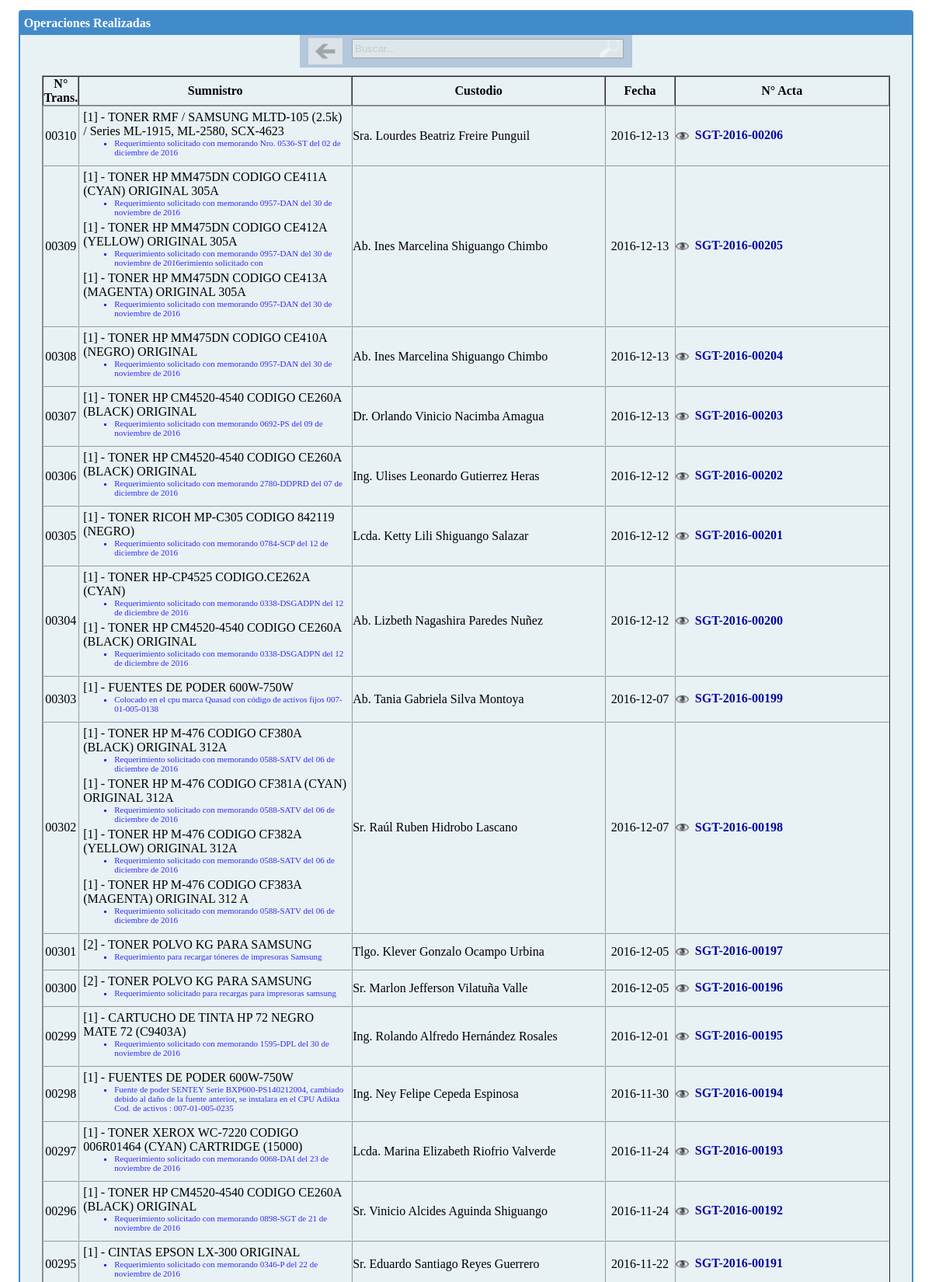
/pag_suministros_resumen.php (upper part), run on the app's committed database.
### tables this page shows
CREATE TABLE IF NOT EXISTS `inv_sum_entregados` (
  `id_sum_entregados` int(11) NOT NULL,
  `id_suministro` int(11) NOT NULL,
  `id_dependencia` int(11) NOT NULL,
  `id_personal` int(11) NOT NULL,
  `cantidad` int(11) NOT NULL,
  `fecha` date NOT NULL,
  `observaciones` text NOT NULL,
  `n_transaccion` text NOT NULL,
  `estado` text NOT NULL,
  `id_usua_entrega` int(11) NOT NULL,
  `id_area_usua_entrega` int(11) NOT NULL
);

CREATE TABLE IF NOT EXISTS `inv_suministros` (
  `id_invsuministros` int(11) NOT NULL,
  `suministro` text NOT NULL,
  `cod_bodega` text NOT NULL,
  `cantidad` text NOT NULL,
  `stock` int(11) NOT NULL,
  `val_uni` text NOT NULL,
  `val_total` text NOT NULL,
  `marca` text NOT NULL,
  `presentacion` text NOT NULL,
  `fecharegistro` date NOT NULL,
  `fechaadquisicion` date NOT NULL,
  `otros` text NOT NULL,
  `categoria_suministr` text NOT NULL
);

CREATE TABLE IF NOT EXISTS `inv_sum_actas` (
  `id_sum_acta` int(11) NOT NULL,
  `nacta` text NOT NULL,
  `n_transaccion` varchar(100) NOT NULL,
  `texto_acta` text NOT NULL,
  `observaciones` text NOT NULL,
  `id_usua_entrega` int(11) NOT NULL,
  `id_area_usua_entrega` int(11) NOT NULL,
  `estado` varchar(20) NOT NULL,
  `observaciones_estado` text NOT NULL
);

### pag_suministros_resumen.php (the view, shortened to what this page needs)
<link href="estilos/css.css" rel="stylesheet" type="text/css">
<table width="100%" border="0" cellspacing="0" cellpadding="0" style="height:100%">
  <tr>
    <td align="center" valign="top" id="tablaalto">
<div class="ventanas" id="contenedor"  >
<h3 id="<?php echo $colorfondo?>" align="center"> Operaciones Realizadas</h3>
<div align="left" class="menu_exploracion"><a href="inicio.php" onClick="javascript:js_general('pag_suministros','');"><img class="menu_exploracion_atras" style="vertical-align:middle" src="imag/atras.png" onClick="javascript:obtenertamanio();"></a>
<input id="buscador" placeholder="Buscar..." class="cajas_texto_buscar" style="width:350px; height:25px; float:right; vertical-align:middle; margin-top:1px; " type="text" name="buscar">&nbsp;&nbsp;
</div>
    <div class="datagrid" style="margin:10px; font-size:10px; width:95%">
<table border="1" cellpadding="0" cellspacing="0" id="tabla_ver_transaccion" width="100%" >
<thead><tr>
  <th width="" style="width:20px" align="center">N° Trans. </th>
  <th width="" style="width:350px" align="center">Sumnistro</th>
  <th width="" align="center">Custodio</th>
  <th width="" align="center">Fecha</th>
  <th width="" align="center">N° Acta</th>
  </tr>
  </thead>
<tbody>
<?php
$sql_trans=mysql_query("select * from inv_sum_entregados group by n_transaccion order by id_sum_entregados desc",$conectar)or die("Error");
while($reg_trans=mysql_fetch_array($sql_trans))
{
	$id_trans=$reg_trans["n_transaccion"];
	$sql_trans_ver=mysql_query("select inv_sum_entregados.*,  concat_ws(' ',gad_personal.nombres,gad_personal.apellidos) as personal,gad_personal.id_personal, gad_personal.tratamiento, gad_personal.puesto, inv_suministros.suministro,gad_dependencia.nombre
from inv_sum_entregados
inner join gad_personal on inv_sum_entregados.id_personal=gad_personal.id_personal
inner join inv_suministros on inv_sum_entregados.id_suministro=inv_suministros.id_invsuministros
inner join gad_dependencia on inv_sum_entregados.id_dependencia=gad_dependencia.id_dependencia
where n_transaccion='$id_trans'",$conectar)or die("Error___");
$n_transaccion=$reg_trans["n_transaccion"];
?>
	<tr style="border:1px solid #E1EEF4; ">
    <td width="20" align="center" style="width:20px"><?php echo $reg_trans["n_transaccion"]?></td>
    <td style="padding:5px">
    <?php
	while($reg_sum_ver=mysql_fetch_array($sql_trans_ver))
	{
		$usuario= $reg_sum_ver["tratamiento"]." ".$reg_sum_ver["personal"];
		$fecha=$reg_sum_ver["fecha"];
	echo "[".$reg_sum_ver["cantidad"]."] - ".$reg_sum_ver["suministro"]."<br>";
	echo '<ul class="observaciones"  >
	<li >'.$reg_sum_ver["observaciones"].'</li></ul>';
	}
	?>
    </td>
    <td width="" align="left">
	<?php
	echo $usuario;
	?>
    </td>
    <td width="" align="center">
	<?php
	echo $fecha;
	?>
    </td>
    <td width="" align="left">
    <?php
	$sql_g_acta=mysql_query("select * from inv_sum_actas where n_transaccion='$n_transaccion'",$conectar)or die("ERROR_");
	$num_acta=mysql_fetch_array($sql_g_acta);
	?>
    <a  title="<?php echo $num_acta["observaciones_estado"];?>"  href="reportes/ver_actas.php?valid=false&acta=<?php echo $num_acta["nacta"];?>" target="preview" onClick="javascript: Ver_Acta();actaulizar_link('<?php echo $num_acta["nacta"];?>');ajustar_a_tamanio('tablaalto','preview')" class="link_simple"><img src="imag/ver.png" width="17" style="vertical-align:middle">&nbsp;&nbsp;<?php
	$estadotras="";
	if($num_acta["estado"]<>""){$estadotras=' [<span style="color:red">'.$num_acta["estado"]."</span>]";}
	echo $num_acta["nacta"].$estadotras;
	?></a>
	</td>
    </tr>
<?php
}
?>
</tbody>
</table>
</div>
</div>
</td>
  </tr>
</table>

### estilos/css.css (style rules this page uses)
img { vertical-align:middle; }
.ventanas { width:97%; background:#E8F1F4; padding-bottom:0px; border:2px solid #428BCA; margin-top:5px; border-radius:4px; }
.ventanas h3 { color:#FFFFFF; margin:0px; margin-top:0px; text-align:left !important; background:#428BCA !important; padding:6px; padding-left:5px; font-size:16px; }
.ventanas div { text-align:justify; }
.cajas_texto_buscar { padding:3px; border:1px solid #000000; background:#C5D3D8; background-image: url(../imag/buscar1.png); background-position:right; background-repeat:no-repeat; transition: background 0.2s linear !important; }
.link_simple { text-decoration:none; color:#05089E; cursor:pointer; font-weight:bold; }
.menu_exploracion { opacity:0.3; background:#3B68AB; border:1px solid #726D6D; border-color: transparent; padding:3px 10px 3px 10px; display:inline-block; }
.menu_exploracion a { border:1px solid #8B8B8B; border-color: transparent; display:inline-block; background:#C0C3CF; text-decoration:none; color:#000000; padding-left:5px; padding-right:5px; }

### pag_suministros_resumen.php (style rules this page uses)
.observaciones { font-size:11px; color:#2F2DF4; margin:0px; list-style:square; margin-bottom:5px; }

### data on the page
inv_sum_entregados: n_transaccion "00310", cantidad "1", inv_suministros.suministro "TONER RMF / SAMSUNG MLTD-105 (2.5k) / Series ML-1915, ML-2580, SCX-4623", observaciones "Requerimiento solicitado con memorando Nro. 0536-ST del 02 de diciembre de 2016", usuario "Sra. Lourdes Beatriz Freire Punguil", fecha "2016-12-13", inv_sum_actas.nacta "SGT-2016-00206"
inv_sum_entregados: n_transaccion "00309", cantidad "1", inv_suministros.suministro "TONER HP MM475DN CODIGO CE411A (CYAN) ORIGINAL 305A", observaciones "Requerimiento solicitado con memorando 0957-DAN del 30 de noviembre de 2016", usuario "Ab. Ines Marcelina Shiguango Chimbo", inv_sum_entregados.fecha "2016-12-13", inv_sum_actas.nacta "SGT-2016-00205"
inv_sum_entregados: cantidad "1", inv_suministros.suministro "TONER HP MM475DN CODIGO CE412A (YELLOW) ORIGINAL 305A", observaciones "Requerimiento solicitado con memorando 0957-DAN del 30 de noviembre de 2016erimiento solicitado con"
inv_sum_entregados: cantidad "1", inv_suministros.suministro "TONER HP MM475DN CODIGO CE413A (MAGENTA) ORIGINAL 305A", observaciones "Requerimiento solicitado con memorando 0957-DAN del 30 de noviembre de 2016"
inv_sum_entregados: n_transaccion "00308", cantidad "1", inv_suministros.suministro "TONER HP MM475DN CODIGO CE410A (NEGRO) ORIGINAL", observaciones "Requerimiento solicitado con memorando 0957-DAN del 30 de noviembre de 2016", usuario "Ab. Ines Marcelina Shiguango Chimbo", fecha "2016-12-13", inv_sum_actas.nacta "SGT-2016-00204"
inv_sum_entregados: n_transaccion "00307", cantidad "1", inv_suministros.suministro "TONER HP CM4520-4540 CODIGO CE260A (BLACK) ORIGINAL", observaciones "Requerimiento solicitado con memorando 0692-PS del 09 de noviembre de 2016", usuario "Dr. Orlando Vinicio Nacimba Amagua", fecha "2016-12-13", inv_sum_actas.nacta "SGT-2016-00203"
inv_sum_entregados: n_transaccion "00306", cantidad "1", inv_suministros.suministro "TONER HP CM4520-4540 CODIGO CE260A (BLACK) ORIGINAL", observaciones "Requerimiento solicitado con memorando 2780-DDPRD del 07 de diciembre de 2016", usuario "Ing. Ulises Leonardo Gutierrez Heras", fecha "2016-12-12", inv_sum_actas.nacta "SGT-2016-00202"
inv_sum_entregados: n_transaccion "00305", cantidad "1", inv_suministros.suministro "TONER RICOH MP-C305 CODIGO 842119 (NEGRO)", observaciones "Requerimiento solicitado con memorando 0784-SCP del 12 de diciembre de 2016", usuario "Lcda. Ketty Lili Shiguango Salazar", fecha "2016-12-12", inv_sum_actas.nacta "SGT-2016-00201"
inv_sum_entregados: n_transaccion "00304", cantidad "1", inv_suministros.suministro "TONER HP-CP4525 CODIGO.CE262A (CYAN)", observaciones "Requerimiento solicitado con memorando 0338-DSGADPN del 12 de diciembre de 2016", usuario "Ab. Lizbeth Nagashira Paredes Nuñez", inv_sum_entregados.fecha "2016-12-12", inv_sum_actas.nacta "SGT-2016-00200"
inv_sum_entregados: cantidad "1", inv_suministros.suministro "TONER HP CM4520-4540 CODIGO CE260A (BLACK) ORIGINAL", observaciones "Requerimiento solicitado con memorando 0338-DSGADPN del 12 de diciembre de 2016"
inv_sum_entregados: n_transaccion "00303", cantidad "1", inv_suministros.suministro "FUENTES DE PODER 600W-750W", observaciones "Colocado en el cpu marca Quasad con código de activos fijos 007-01-005-0138", usuario "Ab. Tania Gabriela Silva Montoya", fecha "2016-12-07", inv_sum_actas.nacta "SGT-2016-00199"
inv_sum_entregados: n_transaccion "00302", cantidad "1", inv_suministros.suministro "TONER HP M-476 CODIGO CF380A (BLACK) ORIGINAL 312A", observaciones "Requerimiento solicitado con memorando 0588-SATV del 06 de diciembre de 2016", usuario "Sr. Raúl Ruben Hidrobo Lascano", inv_sum_entregados.fecha "2016-12-07", inv_sum_actas.nacta "SGT-2016-00198"
inv_sum_entregados: cantidad "1", inv_suministros.suministro "TONER HP M-476 CODIGO CF381A (CYAN) ORIGINAL 312A", observaciones "Requerimiento solicitado con memorando 0588-SATV del 06 de diciembre de 2016"
inv_sum_entregados: cantidad "1", inv_suministros.suministro "TONER HP M-476 CODIGO CF382A (YELLOW) ORIGINAL 312A", observaciones "Requerimiento solicitado con memorando 0588-SATV del 06 de diciembre de 2016"
inv_sum_entregados: cantidad "1", inv_suministros.suministro "TONER HP M-476 CODIGO CF383A (MAGENTA) ORIGINAL 312 A", observaciones "Requerimiento solicitado con memorando 0588-SATV del 06 de diciembre de 2016"
inv_sum_entregados: n_transaccion "00301", cantidad "2", inv_suministros.suministro "TONER POLVO KG PARA SAMSUNG", observaciones "Requerimiento para recargar tóneres de impresoras Samsung", usuario "Tlgo. Klever Gonzalo Ocampo Urbina", fecha "2016-12-05", inv_sum_actas.nacta "SGT-2016-00197"
inv_sum_entregados: n_transaccion "00300", cantidad "2", inv_suministros.suministro "TONER POLVO KG PARA SAMSUNG", observaciones "Requerimiento solicitado para recargas para impresoras samsung", usuario "Sr. Marlon Jefferson Vilatuña Valle", fecha "2016-12-05", inv_sum_actas.nacta "SGT-2016-00196"
inv_sum_entregados: n_transaccion "00299", cantidad "1", inv_suministros.suministro "CARTUCHO DE TINTA HP 72 NEGRO MATE 72 (C9403A)", observaciones "Requerimiento solicitado con memorando 1595-DPL del 30 de noviembre de 2016", usuario "Ing. Rolando Alfredo Hernández Rosales", fecha "2016-12-01", inv_sum_actas.nacta "SGT-2016-00195"
inv_sum_entregados: n_transaccion "00298", cantidad "1", inv_suministros.suministro "FUENTES DE PODER 600W-750W", observaciones "Fuente de poder SENTEY Serie BXP600-PS140212004, cambiado debido al daño de la fuente anterior, se instalara en el CPU Adikta Cod. de activos : 007-01-005-0235", usuario "Ing. Ney Felipe Cepeda Espinosa", fecha "2016-11-30", inv_sum_actas.nacta "SGT-2016-00194"
inv_sum_entregados: n_transaccion "00297", cantidad "1", inv_suministros.suministro "TONER XEROX WC-7220 CODIGO 006R01464 (CYAN) CARTRIDGE (15000)", observaciones "Requerimiento solicitado con memorando 0068-DAI del 23 de noviembre de 2016", usuario "Lcda. Marina Elizabeth Riofrio Valverde", fecha "2016-11-24", inv_sum_actas.nacta "SGT-2016-00193"
inv_sum_entregados: n_transaccion "00296", cantidad "1", inv_suministros.suministro "TONER HP CM4520-4540 CODIGO CE260A (BLACK) ORIGINAL", observaciones "Requerimiento solicitado con memorando 0898-SGT de 21 de noviembre de 2016", usuario "Sr. Vinicio Alcides Aguinda Shiguango", fecha "2016-11-24", inv_sum_actas.nacta "SGT-2016-00192"
inv_sum_entregados: n_transaccion "00295", cantidad "1", inv_suministros.suministro "CINTAS EPSON LX-300 ORIGINAL", observaciones "Requerimiento solicitado con memorando 0346-P del 22 de noviembre de 2016", usuario "Sr. Eduardo Santiago Reyes Guerrero", fecha "2016-11-22", inv_sum_actas.nacta "SGT-2016-00191"
